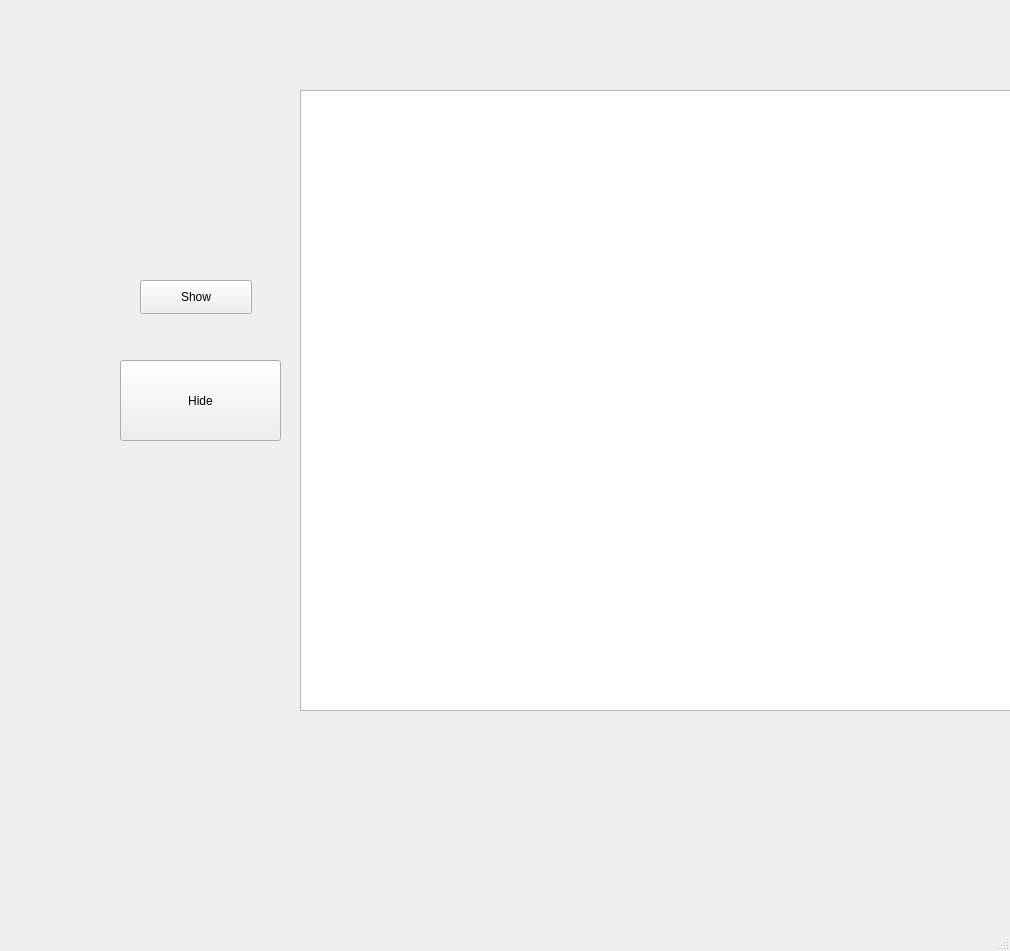
<?xml version="1.0" encoding="UTF-8"?>
<ui version="4.0">
 <class>MainWindow</class>
 <widget class="QMainWindow" name="MainWindow">
  <property name="geometry">
   <rect>
    <x>0</x>
    <y>0</y>
    <width>1010</width>
    <height>951</height>
   </rect>
  </property>
  <property name="windowTitle">
   <string>MainWindow</string>
  </property>
  <widget class="QWidget" name="centralwidget">
   <widget class="QGraphicsView" name="graphicsView">
    <property name="geometry">
     <rect>
      <x>300</x>
      <y>90</y>
      <width>721</width>
      <height>621</height>
     </rect>
    </property>
   </widget>
   <widget class="QPushButton" name="pushButton">
    <property name="geometry">
     <rect>
      <x>120</x>
      <y>360</y>
      <width>161</width>
      <height>81</height>
     </rect>
    </property>
    <property name="text">
     <string>Hide</string>
    </property>
   </widget>
   <widget class="QPushButton" name="pushButton_2">
    <property name="geometry">
     <rect>
      <x>140</x>
      <y>280</y>
      <width>112</width>
      <height>34</height>
     </rect>
    </property>
    <property name="text">
     <string>Show</string>
    </property>
   </widget>
  </widget>
  <widget class="QMenuBar" name="menubar">
   <property name="geometry">
    <rect>
     <x>0</x>
     <y>0</y>
     <width>1010</width>
     <height>31</height>
    </rect>
   </property>
  </widget>
  <widget class="QStatusBar" name="statusbar"/>
 </widget>
 <resources/>
 <connections>
  <connection>
   <sender>pushButton</sender>
   <signal>clicked()</signal>
   <receiver>graphicsView</receiver>
   <slot>hide()</slot>
   <hints>
    <hint type="sourcelabel">
     <x>200</x>
     <y>431</y>
    </hint>
    <hint type="destinationlabel">
     <x>660</x>
     <y>431</y>
    </hint>
   </hints>
  </connection>
  <connection>
   <sender>pushButton_2</sender>
   <signal>clicked()</signal>
   <receiver>graphicsView</receiver>
   <slot>show()</slot>
   <hints>
    <hint type="sourcelabel">
     <x>195</x>
     <y>327</y>
    </hint>
    <hint type="destinationlabel">
     <x>660</x>
     <y>431</y>
    </hint>
   </hints>
  </connection>
 </connections>
</ui>
